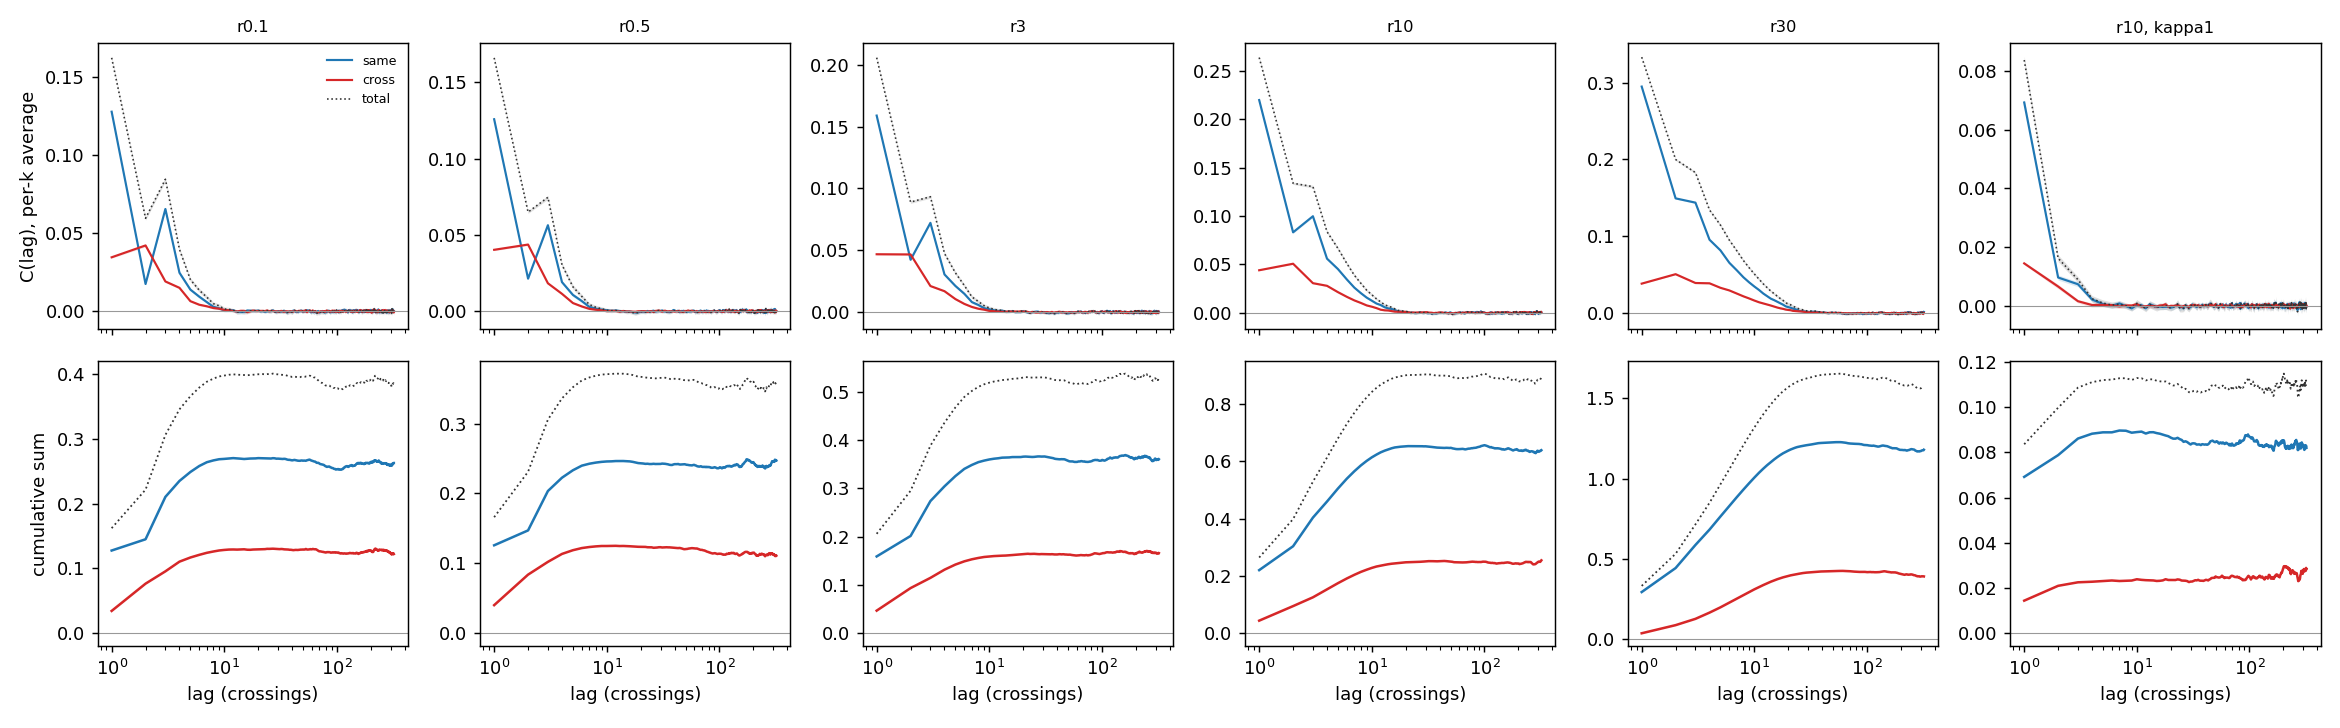

Write the Python code that produced this figure.
"""
stage5a_persistence.py -- SFIT Part V Stage 5a: decomposition of the integrated over-strand persistence.
Substrate only (no carrier). Descriptive analysis; nothing is predicted or tested, so nothing is frozen.

QUESTION. Can an exchangeable, topologically nontrivial stochastic braid substrate have zero integrated
Green-Kubo persistence through cancellation of competing correlations? First step: measure the competing
parts in the Part I substrate.

DEFINITIONS. omega_k(n) = +1 / -1 / 0 if defect k is the over-strand / under-strand / not involved at
crossing n (crossing-indexed, within one run). C(l) = (1/3) sum_k E[omega_k(n) omega_k(n+l)], the
expectation taken over all positions n of every run (pairs never span two runs). Gamma_kk = sum_{l>=1} C(l),
gamma_GK = (3/2) Gamma_kk, theta = 1 / (1 + 2 gamma_GK).
A product omega_k(n) omega_k(n+l) is nonzero only if defect k takes part in both crossings, so each term is
either SAME (the same defect pair crosses again) or CROSS (k crosses a different partner):
    C(l) = C_same(l) + C_cross(l),     Gamma_kk = Gamma_same + Gamma_cross     (exact, checked numerically).
For a SAME term the product is u_n u_{n+l} (the pair's over-strand label), i.e. persistence of that pair's
y-order. For a CROSS term it is +1 if k is over (or under) in both crossings, i.e. persistence of k's
y-rank relative to different partners.

ESTIMATION. Per configuration: 2000 independent runs, sized to ~1.2e6 crossings, split into 50 groups by run
index. Each group gives its own C_same(l), C_cross(l) (sums of products over positions inside its runs,
divided by the number of position pairs at that lag); cumulative sums are formed per group; the estimate is
the mean over groups and its SE the spread over groups / sqrt(50). Cumulative sums reported at lags 40, 80,
160, 320 (where every group has data); each printed row uses ONE cutoff for every column, and
theta = 1 / (1 + 2 gamma_GK) = 1 / (1 + 3 Gamma_kk). Stage 4's primary cutoff was lag 80. Independent check of the total: variance growth of non-overlapping block sums of omega_k
(block length 300; biased low by about (2/300) sum_l l C(l)): Var/n = C(0) + 2 Gamma_kk, C(0) = 2/3.

CONFIGURATIONS: Part I (kappa = 0, K = 0.1) at r = gamma_rt / K = 0.1, 0.5, 3, 10, 30; and one non-Part-I
reference with transverse scrambling (r = 10, kappa = 1).
Outputs: stage5a_persistence.json, stage5a_persistence.pdf (+ .png).
Usage: python stage5a_persistence.py [--quick] [--hash]
"""
import sys, json, math, hashlib, pathlib, time
import numpy as np
import stage3_core as C3

QUICK = "--quick" in sys.argv
K = 0.1
CONFIGS = [("r0.1", 0.01, 0.0, 0.017), ("r0.5", 0.05, 0.0, 0.057), ("r3", 0.3, 0.0, 0.16), ("r10", 1.0, 0.0, 0.30),
           ("r30", 3.0, 0.0, 0.52), ("r10_kappa1", 1.0, 1.0, 0.30)]   # name, gamma_rt, kappa, crossings per unit time
R = 300 if QUICK else 2000
TARGET = 6e4 if QUICK else 1.2e6
NG = 10 if QUICK else 50
LMAX = 320
CUTS = (40, 80, 160, 320)
BLOCK = 300
SEED = 20261701
PA = np.array([0, 0, 1]); PB = np.array([1, 2, 2])


def sha(p):
    return hashlib.sha256(pathlib.Path(p).read_bytes()).hexdigest()


def analyse(runs):
    ns = np.zeros((NG, LMAX)); nc = np.zeros((NG, LMAX)); nt = np.zeros((NG, LMAX)); den = np.zeros((NG, LMAX))
    blk = []
    for r, (p, s, u, t) in enumerate(runs):
        p = p.astype(int); u = u.astype(float); n = p.size; g = r % NG
        if n < 2:
            continue
        W = np.zeros((n, 3)); i = np.arange(n); W[i, PA[p]] = u; W[i, PB[p]] = -u
        for l in range(1, min(LMAX, n - 1) + 1):
            prod = (W[:-l] * W[l:]).sum(1); same = p[:-l] == p[l:]
            ns[g, l - 1] += prod[same].sum(); nc[g, l - 1] += prod[~same].sum(); nt[g, l - 1] += prod.sum()
            den[g, l - 1] += 3 * (n - l)
        if n >= BLOCK:
            m = n // BLOCK; B = W[:m * BLOCK].reshape(m, BLOCK, 3).sum(1)
            blk.append((B ** 2).mean(1))
    sup = (den > 0).all(0); Lsup = int(np.argmin(sup)) if not sup.all() else LMAX   # lags supported in every group
    ns, nc, nt, den = ns[:, :Lsup], nc[:, :Lsup], nt[:, :Lsup], den[:, :Lsup]
    Cs, Cc, Ct = ns / den, nc / den, nt / den; G = NG
    out = {"L_supported": Lsup}
    for name, C in (("same", Cs), ("cross", Cc), ("total", Ct)):
        cum = np.cumsum(C, 1)
        out[name] = dict(C=C.mean(0).tolist(), C_se=(C.std(0, ddof=1) / math.sqrt(G)).tolist(),
                         cum={str(L): [float(cum[:, L - 1].mean()), float(cum[:, L - 1].std(ddof=1) / math.sqrt(G))] for L in CUTS if L <= Lsup})
    out["recon_maxdiff"] = float(np.abs(Cs + Cc - Ct).max())
    if blk:
        v = np.concatenate(blk) / BLOCK
        out["block_Gamma"] = [float((v.mean() - 2 / 3) / 2), float(v.std(ddof=1) / math.sqrt(v.size) / 2)]
    out["groups_used"] = int(G)
    return out


def main():
    here = pathlib.Path(__file__).resolve(); digest = sha(here); core = sha(here.with_name("stage3_core.py"))
    if "--hash" in sys.argv:
        print(f"stage5a_persistence.py {digest}\nstage3_core.py         {core}"); return
    t0 = time.time(); bar = "=" * 112
    print(bar); print(f"Part V Stage 5a: persistence decomposition {'(QUICK)' if QUICK else ''}\nscript sha256 {digest}\ncore   sha256 {core}"); print(bar)
    ss = np.random.SeedSequence(SEED).spawn(len(CONFIGS)); res = {}
    for ci, (name, g, kap, rate) in enumerate(CONFIGS):
        T = min(TARGET / (R * rate), 60000.0)
        runs = C3.events_fast(np.random.default_rng(ss[ci]), R, T, g, kappa=kap, K=K)
        a = analyse(runs); a.update(gamma_rt=g, kappa=kap, r=g / K, T=T, crossings=int(sum(x[0].size for x in runs)))
        res[name] = a
        print(f"\n{name}: r={g / K:g} kappa={kap} crossings={a['crossings']}  (lags supported: {a['L_supported']})  [{time.time() - t0:.0f} s]")
        print(f"   lag-1: C_same {a['same']['C'][0]:+.4f}  C_cross {a['cross']['C'][0]:+.4f}  (C(0) = 2/3)")
        print(f"   {'cut':>4} {'Gamma_same':>16} {'Gamma_cross':>16} {'Gamma_kk':>16} {'same share':>10} {'gamma_GK':>9} {'theta':>7}")
        rows = {}
        for L in a["total"]["cum"]:              # every column of a row uses the SAME cutoff
            gs, gc, gt = a["same"]["cum"][L], a["cross"]["cum"][L], a["total"]["cum"][L]
            gam = 1.5 * gt[0]; th = 1 / (1 + 2 * gam)      # = 1 / (1 + 3 Gamma_kk)
            rows[L] = dict(share_same=gs[0] / gt[0], gamma_GK=gam, theta=th)
            print(f"   {L:>4} {gs[0]:+8.4f}+-{gs[1]:.4f} {gc[0]:+8.4f}+-{gc[1]:.4f} {gt[0]:+8.4f}+-{gt[1]:.4f} {gs[0] / gt[0]:10.3f} {gam:9.3f} {th:7.4f}")
        a["by_cut"] = rows
        print(f"   reconstruction |C_same + C_cross - C_total| max = {a['recon_maxdiff']:.1e}")
        if "block_Gamma" in a:
            print(f"   block-variance check (no lag cut, block {BLOCK}): Gamma_kk = {a['block_Gamma'][0]:+.4f}+-{a['block_Gamma'][1]:.4f}")
    json.dump(dict(script_sha256=digest, core_sha256=core, quick=QUICK, configs=res), open(here.with_name(
        "stage5a_persistence_quick.json" if QUICK else "stage5a_persistence.json"), "w"), default=float)

    try:
        import matplotlib; matplotlib.use("Agg"); import matplotlib.pyplot as plt
        names = [c[0] for c in CONFIGS]; fig, ax = plt.subplots(2, len(names), figsize=(3.0 * len(names), 5.6), sharex=True)
        for j, nm in enumerate(names):
            a = res[nm]; L = np.arange(1, a["L_supported"] + 1)
            for part, col in (("same", "#1f77b4"), ("cross", "#d62728"), ("total", "0.2")):
                C = np.array(a[part]["C"]); se = np.array(a[part]["C_se"])
                ax[0, j].plot(L, C, color=col, lw=1.2 if part != "total" else 0.9, ls="-" if part != "total" else ":", label=part)
                ax[0, j].fill_between(L, C - 2.576 * se, C + 2.576 * se, color=col, alpha=0.15, lw=0)
                ax[1, j].plot(L, np.cumsum(C), color=col, lw=1.4 if part != "total" else 1.0, ls="-" if part != "total" else ":")
            for k in (0, 1):
                ax[k, j].axhline(0, color="0.6", lw=0.6); ax[k, j].set_xscale("log")
            ax[0, j].set_title(nm.replace("_", ", "), fontsize=9); ax[1, j].set_xlabel("lag (crossings)")
        ax[0, 0].set_ylabel("C(lag), per-k average"); ax[1, 0].set_ylabel("cumulative sum"); ax[0, 0].legend(fontsize=7, frameon=False)
        fig.tight_layout()
        stem = "stage5a_persistence_quick" if QUICK else "stage5a_persistence"
        fig.savefig(here.with_name(stem + ".pdf")); fig.savefig(here.with_name(stem + ".png"), dpi=130)
        print(f"\nFigure: {stem}.pdf / .png")
    except Exception as e:
        print(f"\n(figure skipped: {e})")
    print(f"Wall time {time.time() - t0:.0f} s")


if __name__ == "__main__":
    main()
